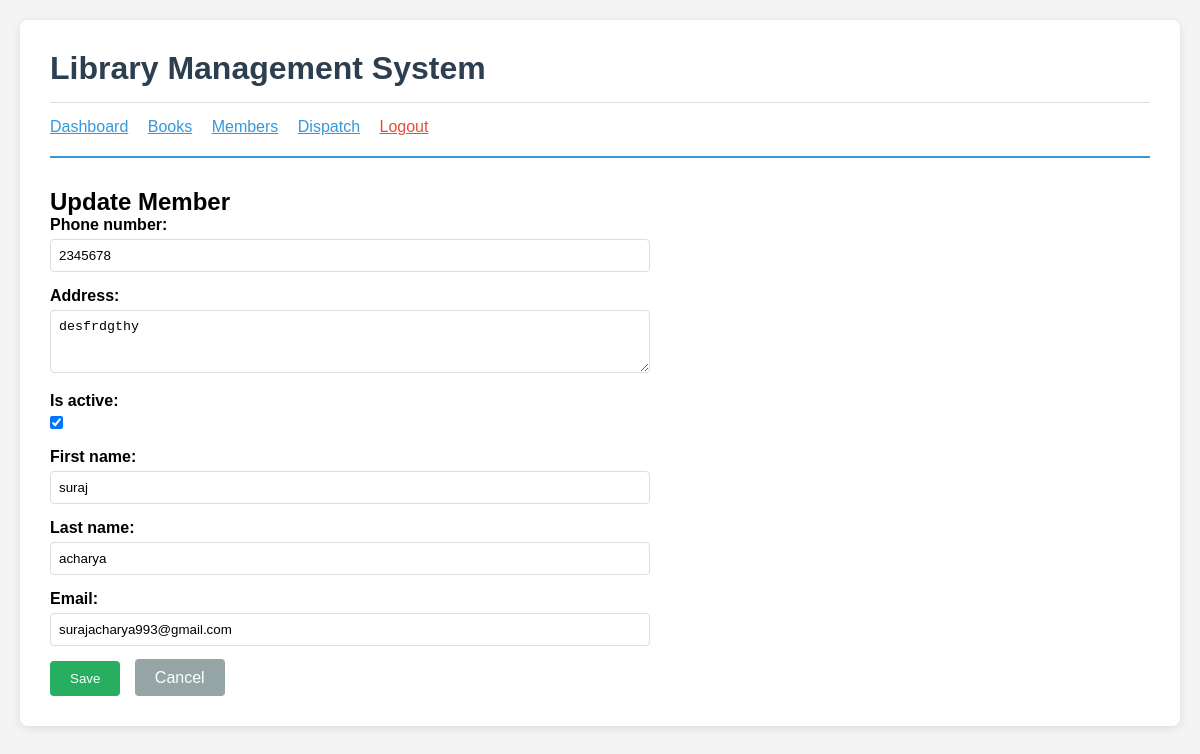
Page /members/1/edit/ (signed in) on the committed database.
### members/models.py (models this page shows, shortened)
class Member(models.Model):
 user = models.OneToOneField(
 User,
 on_delete=models.CASCADE,
 limit_choices_to={'user_type': 'member'},
 help_text="Link to user account"
 )
 member_id = models.CharField(
 max_length=20,
 unique=True,
 help_text="Unique member ID"
 )
 phone_number = models.CharField(
 max_length=15,
 help_text="Contact phone number"
 )
 address = models.TextField(
 help_text="Residential address"
 )
 date_of_birth = models.DateField(
 help_text="Date of birth"
 )
 membership_date = models.DateField(
 auto_now_add=True,
 help_text="Date of membership registration"
 )
 is_active = models.BooleanField(
 default=True,
 help_text="Is membership active?"
 )
 class Meta:
  ordering = ['member_id']
  verbose_name = 'Member'
  verbose_name_plural = 'Members'

### accounts/models.py (models this page shows, shortened)
class User(AbstractUser):
    USER_TYPE_CHOICES = (
        ('librarian', 'Librarian'),
('member', 'Member'),
)
    user_type = models.CharField(
        max_length=20,
        choices=USER_TYPE_CHOICES,
        default='member'
    )
    def is_librarian(self):
        return self.user_type == 'librarian'

### members/views.py (the view)
# urls.py: path('<int:pk>/edit/', views.member_update, name='member_update'),
@login_required
@user_passes_test(is_librarian)
def member_update(request, pk):
 member = get_object_or_404(Member, pk=pk)
 if request.method == 'POST':
  form = MemberUpdateForm(request.POST, instance=member)
  if form.is_valid():
   form.save()
   messages.success(request, 'Member updated successfully!')
   return redirect('member_detail', pk=member.pk)
 else:
  form = MemberUpdateForm(instance=member)
 return render(request, 'members/member_form.html', {
  'form': form,
  'title': 'Update Member',
  'member': member
 })

### members/forms.py (shortened to what this page needs)
class MemberUpdateForm(forms.ModelForm):
 first_name = forms.CharField(max_length=30)
 last_name = forms.CharField(max_length=30)
 email = forms.EmailField()
 class Meta:
  model = Member
  fields = ['phone_number', 'address', 'is_active']
  widgets = {
  'address': forms.Textarea(attrs={'rows': 3}),
  }
 def __init__(self, *args, **kwargs):
  super().__init__(*args, **kwargs)
  if self.instance and self.instance.user:
   self.fields['first_name'].initial = self.instance.user.first_name
   self.fields['last_name'].initial = self.instance.user.last_name
   self.fields['email'].initial = self.instance.user.email

### members/views.py (called while the page is built)
def is_librarian(user):
 return user.is_authenticated and user.user_type == 'librarian'

### members/templates/members/member_form.html (shortened to what this page needs)
{% extends 'accounts/base.html' %}
{% block content %}
<h2>{{ title }}</h2>
<form method="post" style="max-width: 600px;">
 {% for field in form %}
  <div style="margin-bottom: 15px;">
  <label style="display: block; margin-bottom: 5px; font-weight: bold;">
  {{ field.label }}:
  </label>
  {{ field }}
  </div>
 {% endfor %}
 <button type="submit"
 style="padding: 10px 20px; background: #27ae60; color: white;   border: none; border-radius: 4px; cursor: pointer;">
 Save
 </button>
 <a href="{% url 'member_list' %}"
 style="padding: 10px 20px; background: #95a5a6; color: white;   text-decoration: none; border-radius: 4px; margin-left: 10px;">
 Cancel
 </a>
</form>
{% endblock %}

### accounts/templates/accounts/base.html (style rules this page uses)
* { margin: 0; padding: 0; box-sizing: border-box; }
body { font-family: Arial, sans-serif; background-color: #f4f4f4; padding: 20px; }

### members/templates/members/member_form.html (style rules this page uses)
input[type="text"], input[type="email"], input[type="password"], input[type="date"], select, textarea { width: 100%; padding: 8px; border: 1px solid #ddd; border-radius: 4px; }

### rows in the picture
Member: form "2345678" "desfrdgthy" "☑"
User: form "suraj" "acharya" "surajacharya993@gmail.com"

### other values in the picture
{{ title }} "Update Member"
{{ field.label }} "Phone number" "Address" "Is active" "First name" "Last name" "Email"
